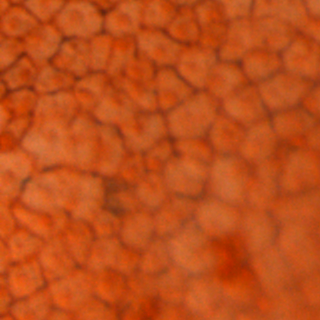
#> input picture sharpPatchesRaw/patch100.png, 320 x 320 px; its folder holds only this picture in this run
$ jupyter execute preProcessSharpPatches.ipynb   (older library calls are emulated)
#> lines starting #> are read from the running program, lines starting #| are printed output that depends on the picture
[cell 1]
import scipy
from scipy import ndimage
import matplotlib.pyplot as plt
import os

[cell 2]
#open patches

patchesFolder = "sharpPatchesRaw/"
patchesPaths = os.listdir(patchesFolder)

patch = ndimage.imread(patchesFolder + "/" +patchesPaths[0])
#> patch is the input picture: shape (320, 320, 3); mean R, G, B 189.4, 78.1, 25.6

[cell 3]
#f = scipy.misc.face(gray=True).astype(float)
f = patch
blurred_f = ndimage.gaussian_filter(f, 3)
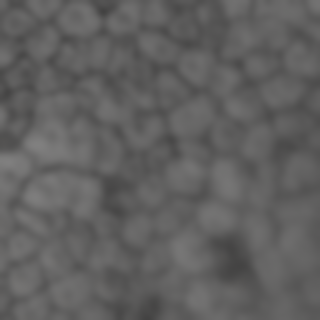
#> blurred_f: shape (320, 320, 3); mean R, G, B 96.7, 96, 95.7

filter_blurred_f = ndimage.gaussian_filter(blurred_f, 1)

alpha = 30
sharpened = blurred_f + alpha * (blurred_f - filter_blurred_f)
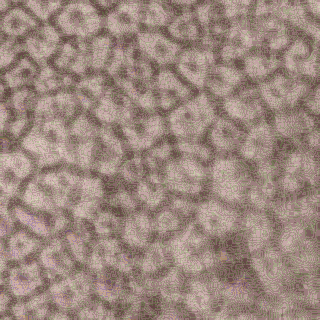
#> sharpened: shape (320, 320, 3); mean R, G, B 156.8, 135.9, 125.8

plt.figure(figsize=(12, 4))

plt.subplot(131)
plt.imshow(f, )
plt.axis('off')
plt.subplot(132)
plt.imshow(blurred_f)
plt.axis('off')
plt.subplot(133)
plt.imshow(sharpened)
plt.axis('off')

plt.tight_layout()
plt.show()
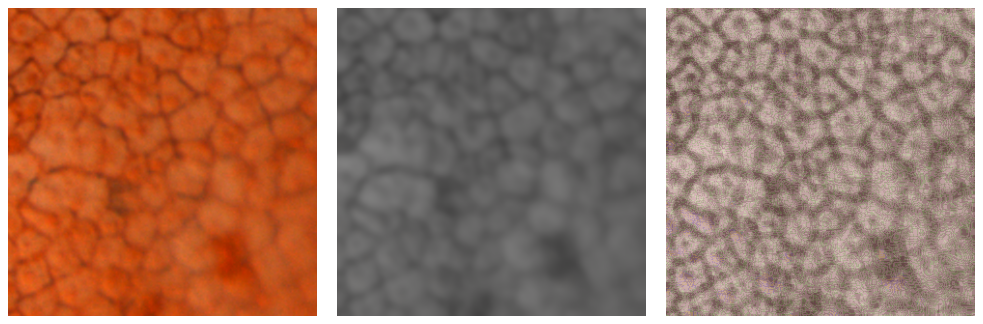
#> figure drawn by matplotlib, 3 panels

$ run again, on sharpPatchesRaw/patch122.png
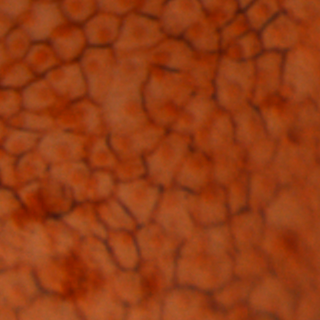
#> input picture sharpPatchesRaw/patch122.png, 320 x 320 px
#> patch is the input picture: shape (320, 320, 3); mean R, G, B 149.5, 60, 19
#> `sharpened = blurred_f + alpha * (blurred_f - filter_blurred_f)`:
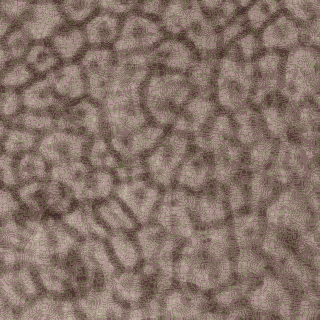
#> sharpened: shape (320, 320, 3); mean R, G, B 135.5, 114.8, 104.5
#> `plt.show()`:
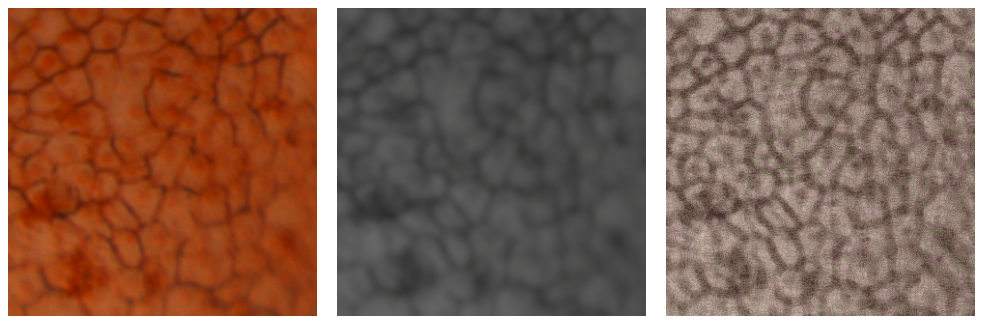
#> figure drawn by matplotlib, 3 panels

$ run again, on sharpPatchesRaw/patch139.png
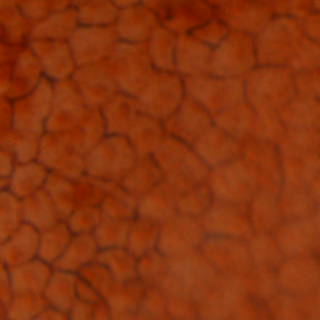
#> input picture sharpPatchesRaw/patch139.png, 320 x 320 px
#> patch is the input picture: shape (320, 320, 3); mean R, G, B 137.9, 51.9, 14
#> `sharpened = blurred_f + alpha * (blurred_f - filter_blurred_f)`:
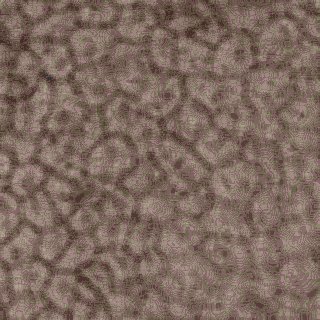
#> sharpened: shape (320, 320, 3); mean R, G, B 126.2, 105.7, 95.2
#> `plt.show()`:
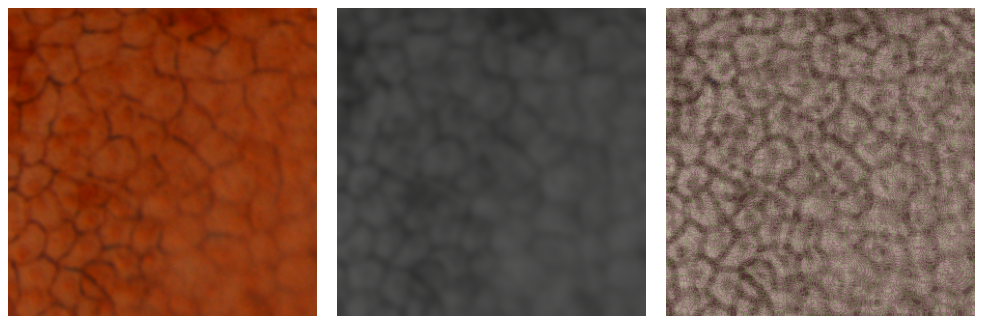
#> figure drawn by matplotlib, 3 panels

$ run again, on sharpPatchesRaw/patch148.png
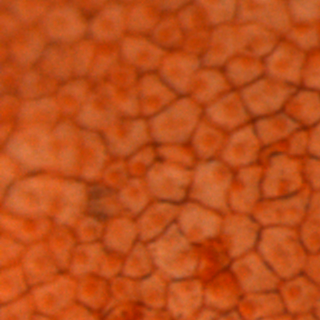
#> input picture sharpPatchesRaw/patch148.png, 320 x 320 px
#> patch is the input picture: shape (320, 320, 3); mean R, G, B 189.5, 78.6, 26.3
#> `sharpened = blurred_f + alpha * (blurred_f - filter_blurred_f)`:
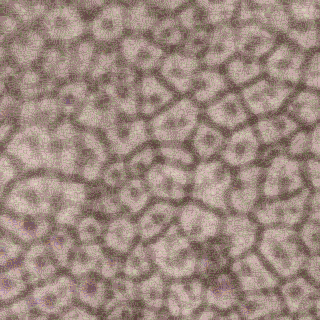
#> sharpened: shape (320, 320, 3); mean R, G, B 157.9, 137, 126.9
#> `plt.show()`:
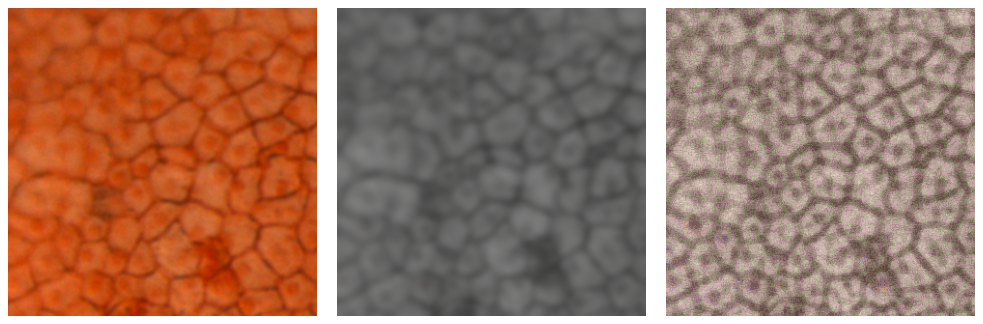
#> figure drawn by matplotlib, 3 panels

$ run again, on sharpPatchesRaw/patch104.png
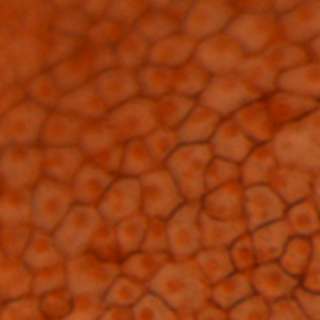
#> input picture sharpPatchesRaw/patch104.png, 320 x 320 px
#> patch is the input picture: shape (320, 320, 3); mean R, G, B 155.3, 62.3, 18
#> `sharpened = blurred_f + alpha * (blurred_f - filter_blurred_f)`:
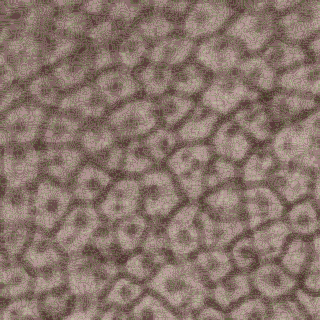
#> sharpened: shape (320, 320, 3); mean R, G, B 137.8, 117.1, 106.8
#> `plt.show()`:
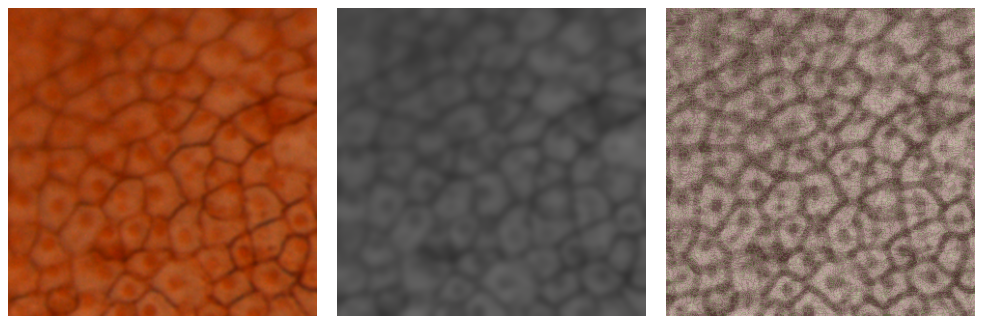
#> figure drawn by matplotlib, 3 panels
